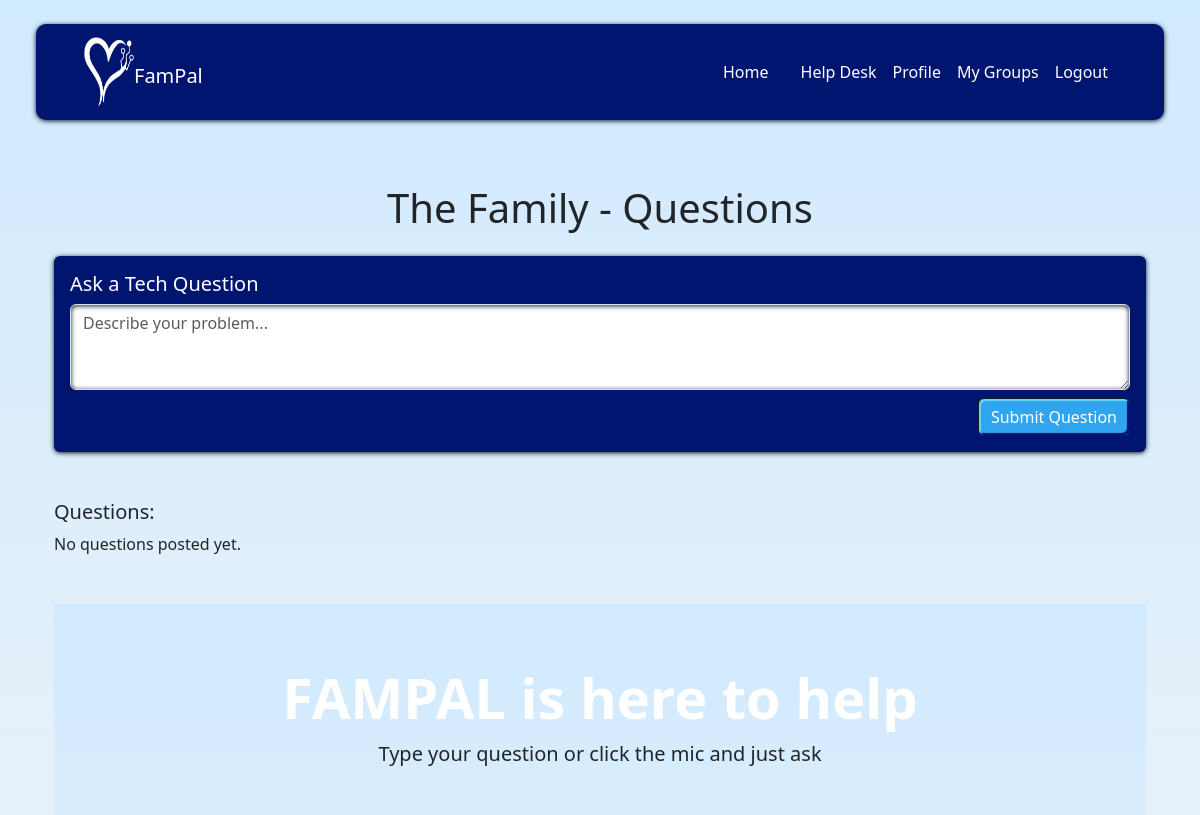
The app's page /help/ (signed in, upper part), older data.
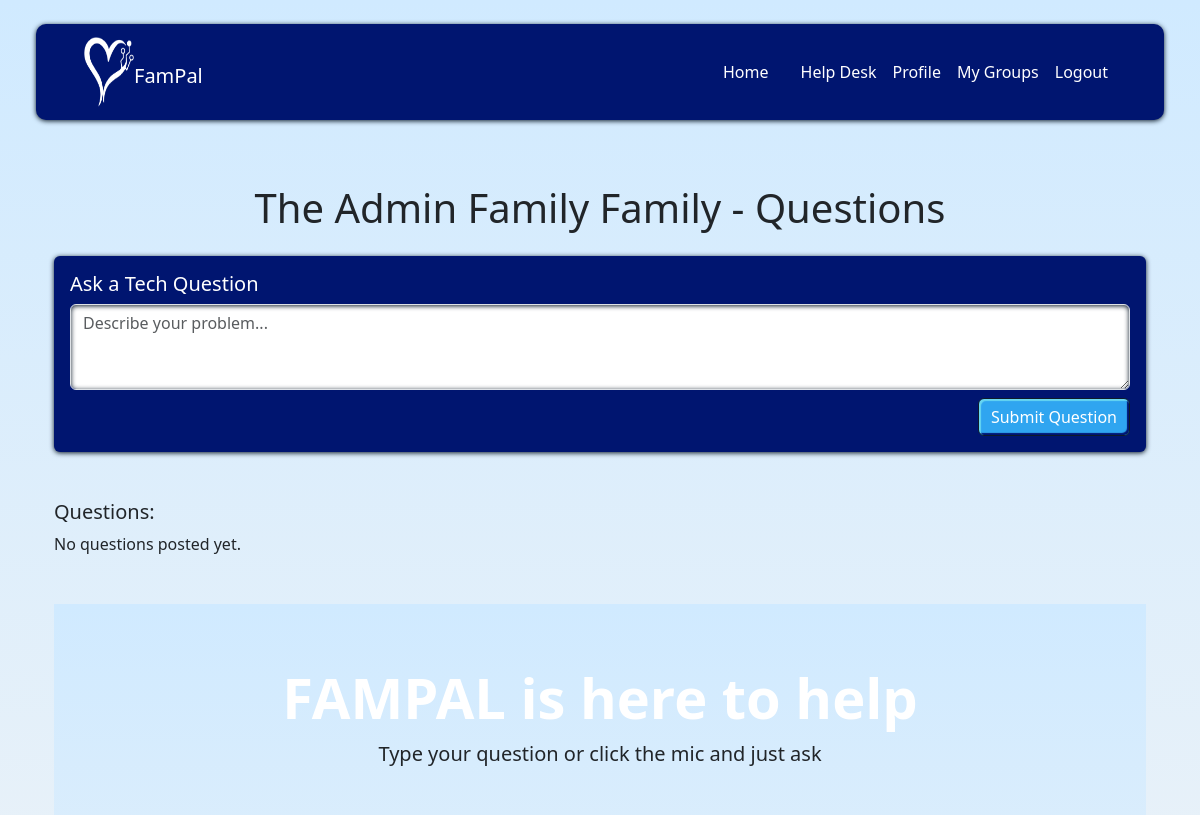
The same page, newer data.
### families/models.py (models this page shows, shortened)
class FamilyGroup(models.Model):
    name = models.CharField(max_length=100)
    created_by = models.ForeignKey(User, on_delete=models.CASCADE, related_name='created_family_groups')
    created_at = models.DateTimeField(default=timezone.now)

### home/views.py (the view)
# urls.py: path('help/', views.help, name='help'),
@login_required
def help(request):
    family = FamilyGroup.objects.first()  # Or get based on user
    if request.method == 'POST':
        text = request.POST.get('text')
        if text:
            Question.objects.create(user=request.user, family_group=family, text=text)
            return redirect('help')  # Redirect to avoid resubmission
    questions = family.questions.all() if family else []
    return render(request, 'home/help.html', {
        'family': family,
        'questions': questions,
    })

### templates/home/help.html (shortened to what this page needs)
{% extends 'base.html' %}
{% load static %}
{% block content %}
<div class="container-fluid mt-5">
  <h1 class="mb-4 d-flex justify-content-center">The {{ family.name }} Family - Questions</h1>
<div class="mb-5 p-3 question-textarea rounded">
  <h5>Ask a Tech Question</h5>
  <form method="POST" action="{% url 'help' %}">
    <textarea name="text" class="form-control mb-2" placeholder="Describe your problem..." rows="3" required></textarea>
    <div class="d-flex justify-content-end"><button type="submit" class="btn button-primary">Submit Question</button></div>
  </form>
</div>
<div>
  <h5>Questions:</h5>
  {% for question in questions %}
    <div class="card-question mb-3 p-3">
      <div class="card-body">
        <strong>{{ question.user.username }}</strong> asked:
        <p>{{ question.text }}</p>
        <button class="btn btn-link p-0" type="button" data-bs-toggle="collapse" data-bs-target="#answers-{{ question.id }}" aria-expanded="false" aria-controls="answers-{{ question.id }}">
          {{ question.answers.count }} {{ question.answers.count|pluralize:"answer,answers" }}
          <i class="bi bi-caret-down-fill"></i>
        </button>
        <div class="collapse mt-2" id="answers-{{ question.id }}">
          {% if question.answers.count > 0 %}
            {% for answer in question.answers.all %}
              <div class="border rounded p-2 mb-2">
                <strong>{{ answer.user.username }}</strong> answered:
                <p>{{ answer.text }}</p>
                <small class="text-muted">{{ answer.created_at|date:"M d, Y, h:i a" }}</small>
              </div>
            {% endfor %}
          {% else %}
            <p class="text-muted">No answers yet.</p>
          {% endif %}
          <form method="POST" action="{% url 'help' %}">
            {% csrf_token %}
            <textarea name="text" class="form-control mb-2" placeholder="Try and help with the tech answer above..." rows="3" required></textarea>
            <div class="d-flex justify-content-end"><button type="submit" class="btn button-primary">Submit Answer</button></div>
          </form>
        </div>
      </div>
    </div>
  {% empty %}
    <p>No questions posted yet.</p>
  {% endfor %}
</div>
<div class="container mt-5 help-section">
  <div class="text-center mb-5">
    <h1 class="display-4 text-white fw-bold">FAMPAL is here to help</h1>
    <p class="lead text-bold">Type your question or click the mic and just ask</p>
  </div>
  <br>
  <br>
</div>
</div>
{% endblock %}

Row changes from the older to the newer data that the page shows:
added FamilyGroup: name "Admin Family"
